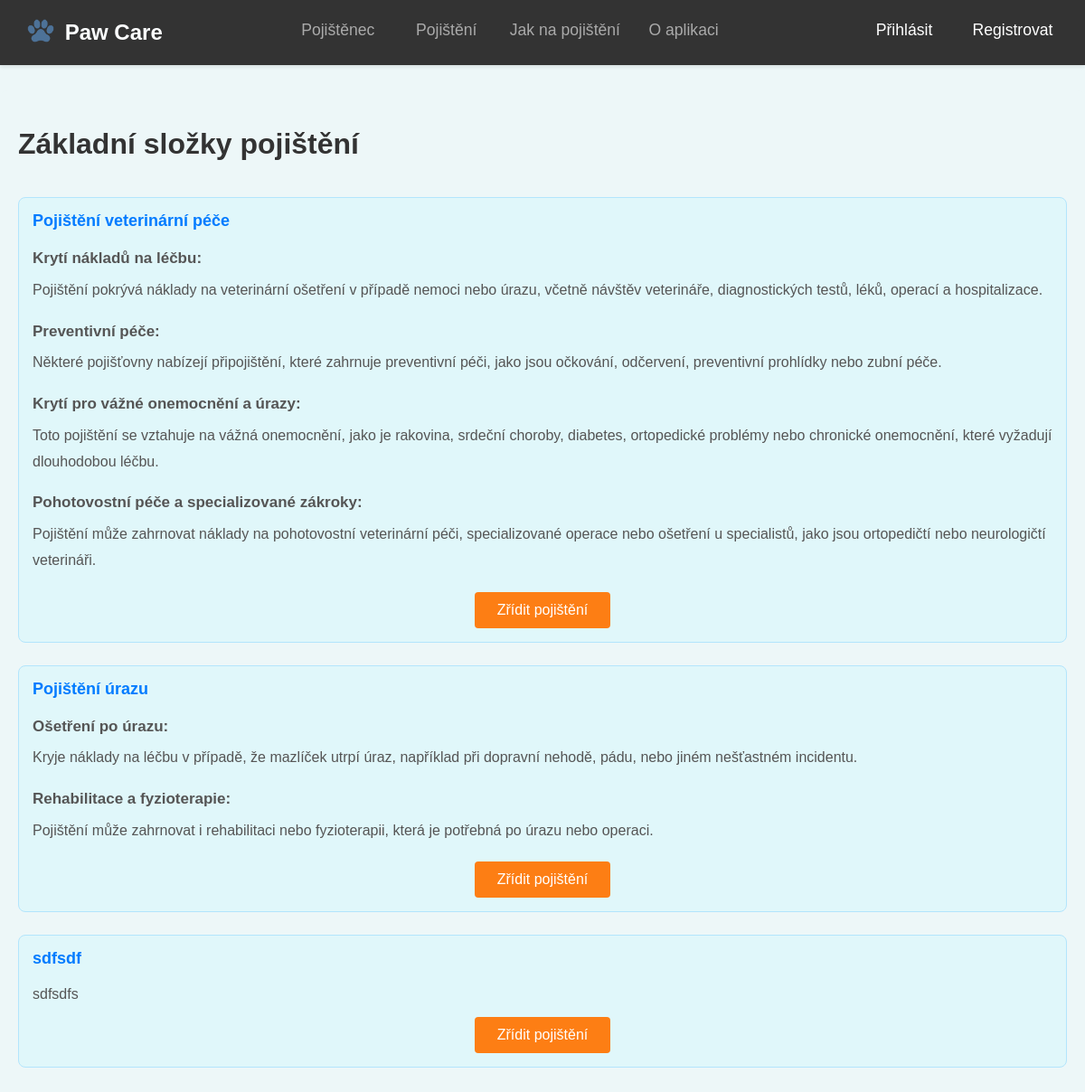
The app's page /pojisteni/pojisteni/1/kryti/, older data.
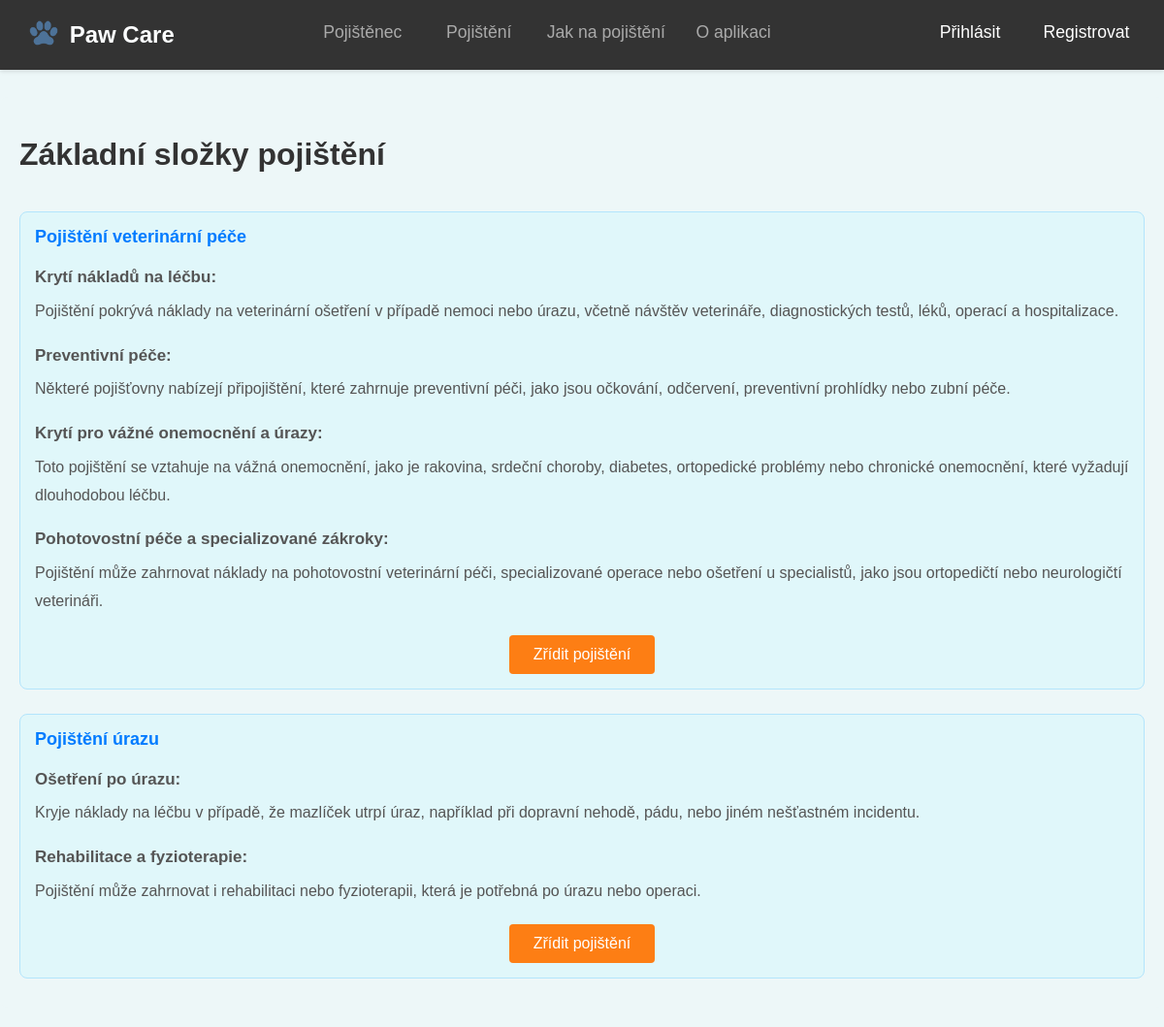
The same page, newer data.
### insurance/models.py (models this page shows, shortened)
class InsuranceCoverage(models.Model):
    insurance_type = models.ForeignKey(
        InsuranceType,
        related_name='coverages',
        on_delete=models.CASCADE,
        verbose_name="Typ pojištění"
    )
    name = models.CharField(
        verbose_name="Název pojistného krytí",
        max_length=100
    )
    description = models.TextField(
        verbose_name="Popis pojistného krytí",
        blank=True
    )
    premium = models.FloatField(
        verbose_name="Pojistné",
        default=0.0
    )
    class Meta:
        verbose_name = "Pojistné krytí"
        verbose_name_plural = "Pojistná krytí"

### insurance/views.py (the view)
# urls.py: path('pojisteni/<int:id>/kryti/', views.insurance_coverage_list, name='insurance_coverage_list'),
def insurance_coverage_list(request, id):
    insurance_type = get_object_or_404(InsuranceType, id=id)
    coverage_id = request.GET.get('coverage_id')
    if coverage_id:
        coverages = InsuranceCoverage.objects.filter(insurance_type=insurance_type, id=coverage_id)
    else:
        coverages = InsuranceCoverage.objects.filter(insurance_type=insurance_type)
    return render(request, 'insurance/insurance_coverage_list.html', {
        'insurance_type': insurance_type,
        'coverages': coverages,
    })

### insurance/templates/insurance/insurance_coverage_list.html (shortened to what this page needs)
{% extends 'insurance/base.html' %}
{% block content %}
<div class="container">
    <h1 class="page-title">{{ insurance_type.name }}</h1>
    <div class="insurance-coverage-list">
        {% for coverage in coverages %}
        <div class="coverage-item">
            <strong class="coverage-name">{{ coverage.name }}</strong>
            <p class="coverage-description">{{ coverage.description|safe }}</p>
            <div class="coverage-actions">
                {% if user.is_staff %}
                    <a href="{% url 'add_policy_from_coverage' coverage.id %}"
                       class="btn btn-primary btn-create-policy">
                        Zřídit pojištění
                    </a>
                {% else %}
                    <a href="{% url 'create_policy_for_user' coverage.id %}"
                       class="btn btn-primary btn-create-policy">
                        Zřídit pojištění
                    </a>
                {% endif %}
            </div>
        </div>
        {% endfor %}
    </div>
</div>
{% endblock %}

Row changes from the older to the newer data that the page shows:
removed InsuranceCoverage: name "sdfsdf", description "sdfsdfs"
